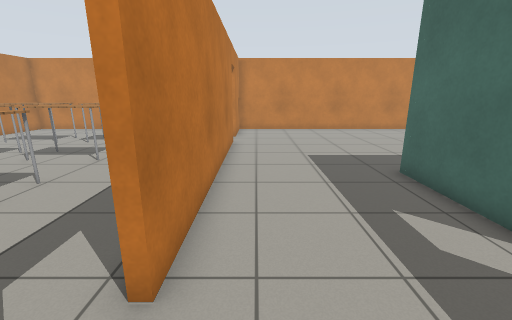
[1] (above)

18 first-person views from a walk through a world built for the Gazebo simulator. The camera is 1.2 m above the floor, tilts 14° down and sees 90° across. The floor is counted in squares, 0.5 m on a side. Each view is taken from the middle of a square. On the plan, view 1 faces up. The plan holds only what a view shows up to about 17 squares ahead; the rest is blank. Robots are left out. Gazebo's built-in surfaces are drawn with simple patterns.

[2]
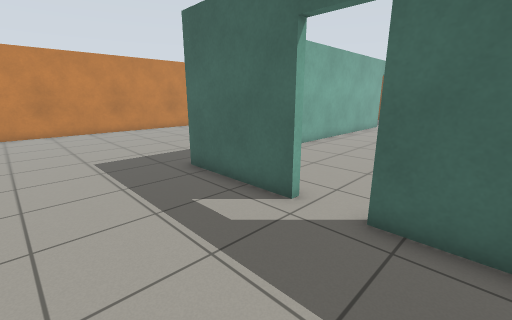

[3]
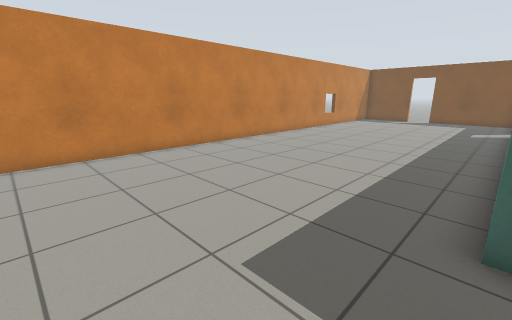

[4]
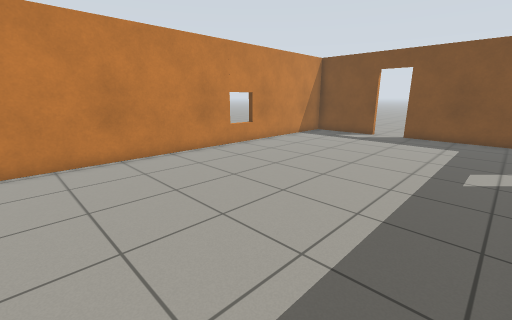

[5]
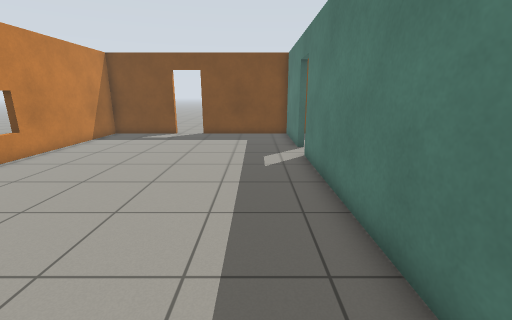

[6]
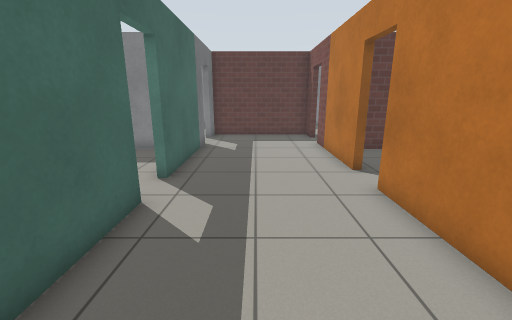

[7]
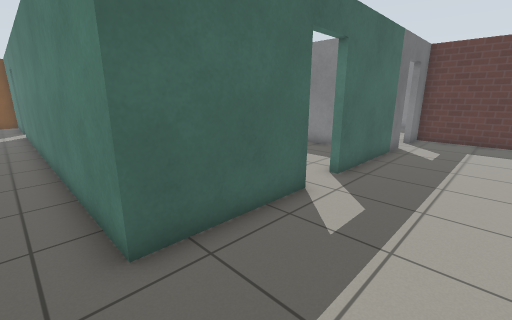

[8]
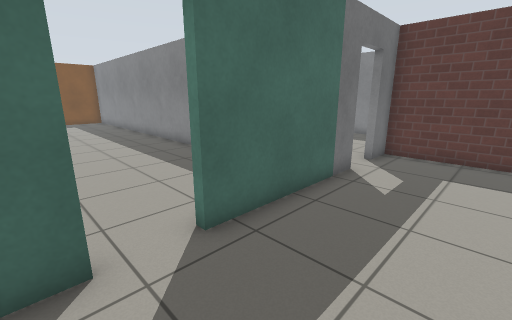

[9]
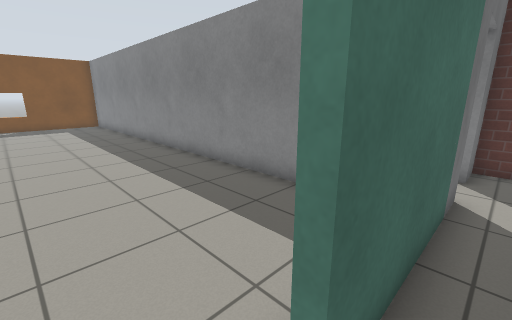

[10]
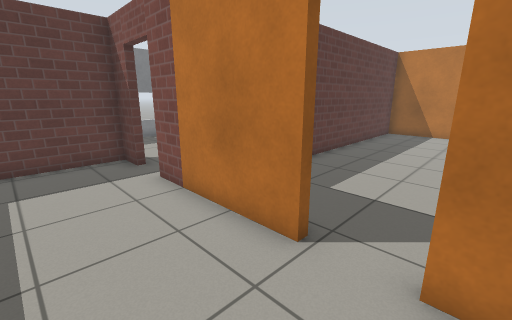

[11]
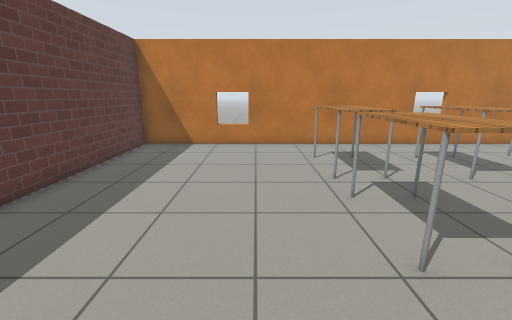

[12]
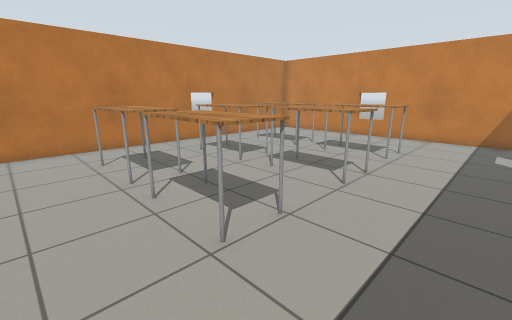

[13]
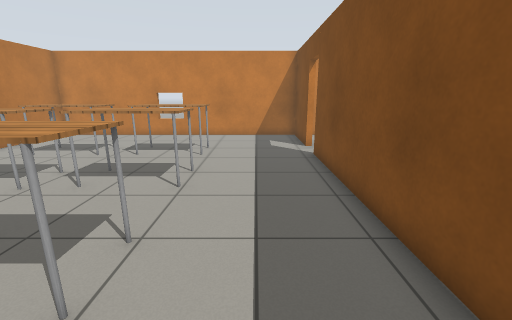

[14]
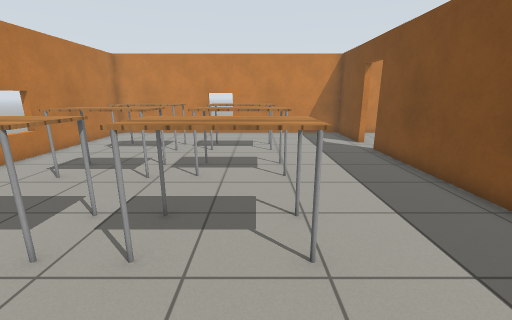

[15]
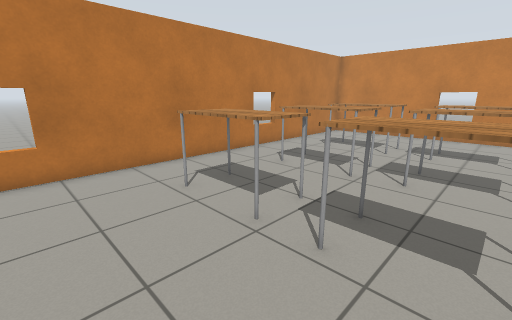

[16]
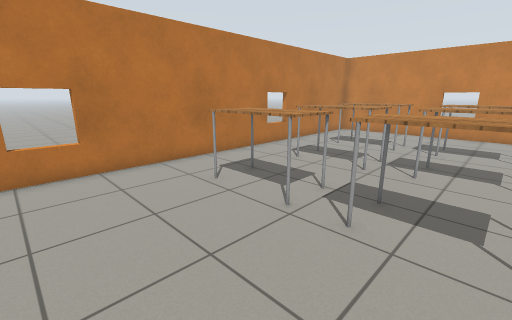

[17]
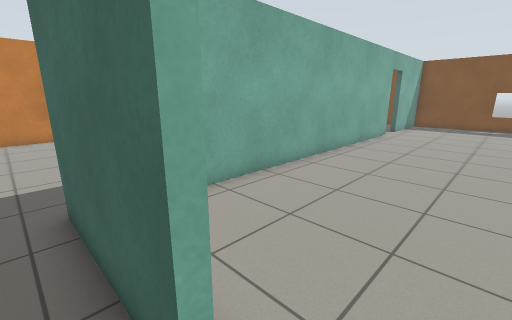

[18]
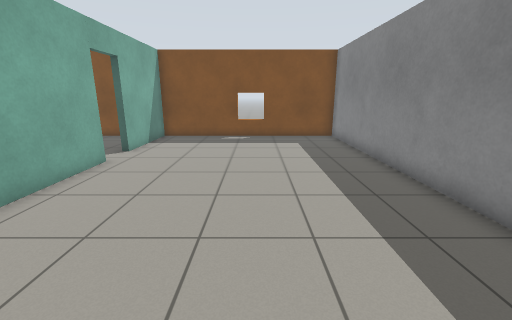

### Floor plan
Ten units are one square. View 1 is at (0, 0); x grows to the right and y downward. Boxes are objects, and circles mark ways between rooms. Rooms are numbered by the first view taken in them; rooms with no view inside come last. Other rooms are left out.
<svg viewBox="-166 -198 451 277">
<path fill="none" stroke="#000" d="M47 -34 47 -80 215 -80M231 -80 278 -80 278 -135M-12 -138 -12 -26M-12 -176 -12 -155M-12 -8 -12 45M47 42 47 -18M278 -152 278 -193 -5 -193M-12 60 -12 74 47 74 47 60M-15 -50 -15 -138M-15 -155 -15 -193 -161 -193 -161 27 -70 27M-40 27 -30 27M215 -77 78 -77M66 27 278 27 278 -77 231 -77"/>
<rect x="-135" y="-75" width="40" height="30" fill="#bbb"><title>table</title></rect>
<rect x="-135" y="-115" width="40" height="30" fill="#bbb"><title>table</title></rect>
<rect x="-135" y="-155" width="40" height="30" fill="#bbb"><title>table</title></rect>
<rect x="-95" y="-75" width="40" height="30" fill="#bbb"><title>table</title></rect>
<rect x="-95" y="-115" width="40" height="20" fill="#bbb"><title>table</title></rect>
<rect x="-95" y="-155" width="40" height="20" fill="#bbb"><title>table</title></rect>
<circle cx="-10" cy="-145" r="3" fill="#2a7"/>
<circle cx="-10" cy="-15" r="3" fill="#2a7"/>
<circle cx="225" cy="-80" r="3" fill="#2a7"/>
<circle cx="50" cy="-25" r="3" fill="#2a7"/>
<text x="110" y="-110">1</text>
<text x="-90" y="-80">2</text>
<text x="160" y="-30">3</text>
</svg>
Room 1 opens to room 2. Room 1 opens to room 3.

Where each view was taken, in squares from view 1:
view 1: 0 up, 0 right, facing up
view 2: 0 up, 0 right, facing up-right
view 3: 8 up, 0 right, facing up-right
view 4: 9 up, 11 right, facing up-right
view 5: 10 up, 11 right, facing right
view 6: 9 up, 2 right, facing down
view 7: 9 up, 1 right, facing down-right
view 8: 4 up, 1 right, facing down-right
view 9: 3 up, 4 right, facing down-right
view 10: 3 up, 2 right, facing down-left
view 11: 3 up, 3 left, facing left
view 12: 3 up, 3 left, facing up-left
view 13: 3 up, 4 left, facing up
view 14: 2 up, 7 left, facing up
view 15: 2 up, 7 left, facing up-left
view 16: 1 up, 7 left, facing up-left
view 17: 2 up, 4 right, facing up-right
view 18: 2 up, 12 right, facing right
